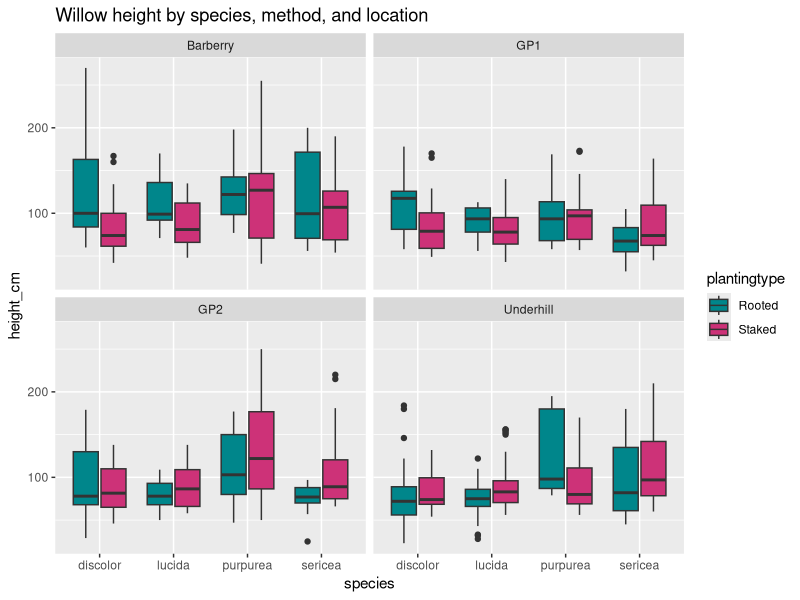
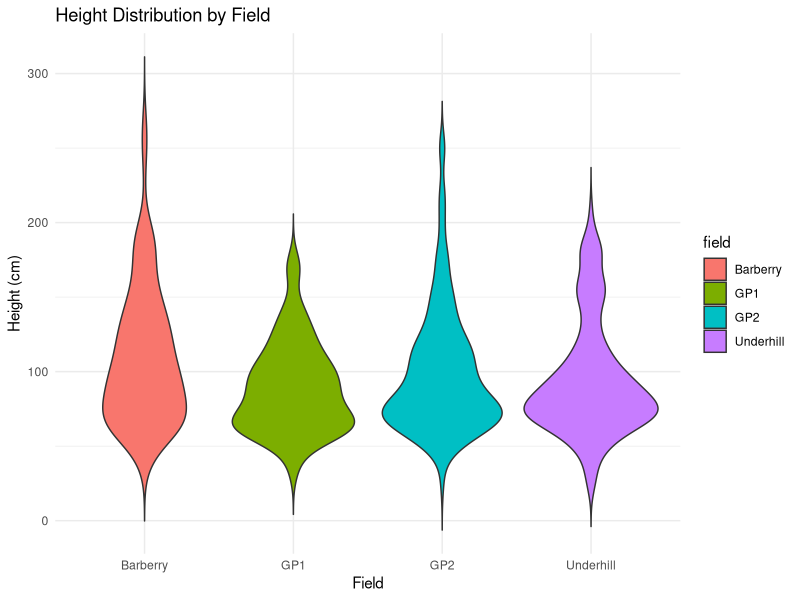
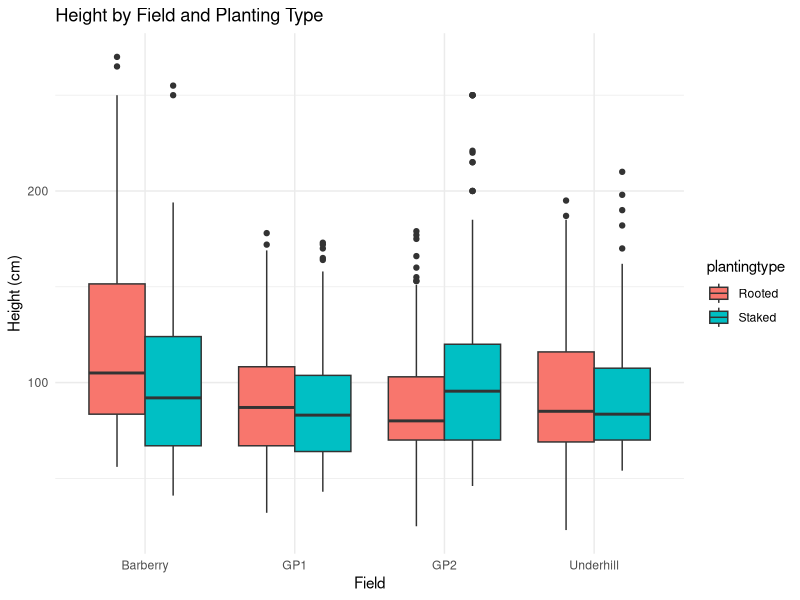
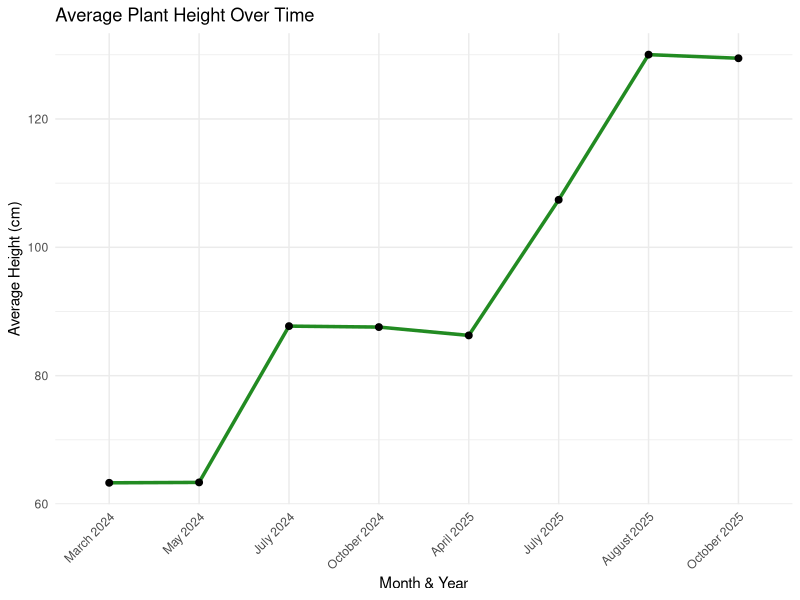
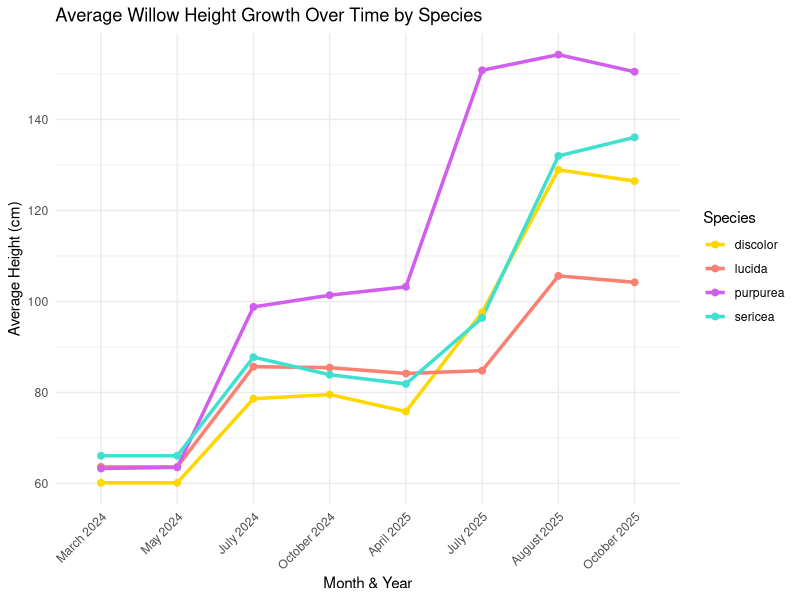
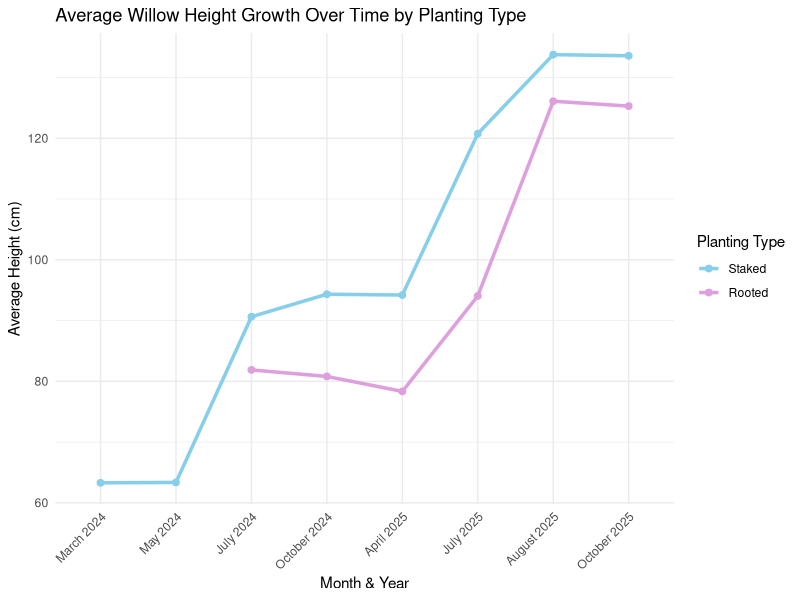
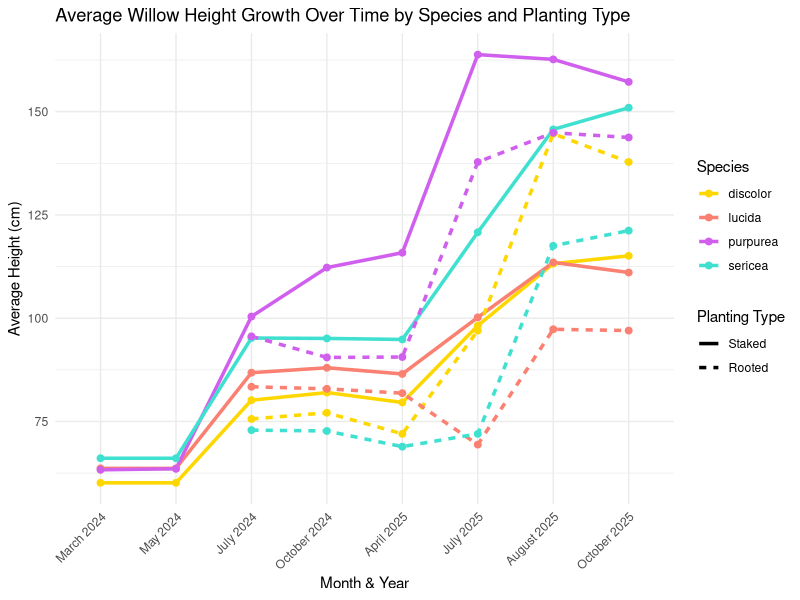
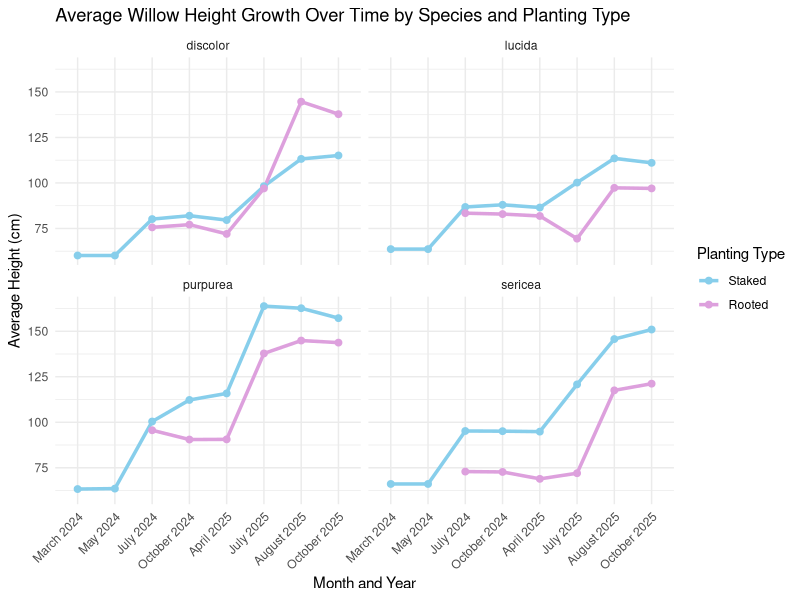

The R script that drew these images, in order:
# Set location to read in data
setwd("C:/Users/leahm/OneDrive/Desktop/Trustees/R Studio")

# Read in data
willowperform <- read.csv("Willow Performance Data(TidyData).csv")

# Add libraries (first is for plots, second is for editing data)
library(ggplot2)
library(dplyr)


# New column combining month and year
willowperform$month_year <- paste(willowperform$month, willowperform$year)


# Remove unnecessary columns
willowperform <- willowperform %>%
  select(-protected, -death, -browse, -X, -X.1)


# Plot: Willow height by all factors
ggplot(willowperform, aes(x = species, y = height_cm, fill = plantingtype)) +
  geom_boxplot() +
  facet_wrap(~ field) +
  scale_fill_manual(
    values = c("Rooted" = "turquoise4", "Staked" = "violetred3")) +
  labs(title = "Willow height by species, method, and location")


# Plot: Violin graph of height distribution by field
ggplot(willowperform, aes(x = field, y = height_cm, fill = field)) +
  geom_violin(trim = FALSE) +
  labs(title = "Height Distribution by Field",
       x = "Field", y = "Height (cm)") +
  theme_minimal()


# Plot: Height by field and planting type
ggplot(willowperform, aes(x = field, y = height_cm, fill = plantingtype)) +
  geom_boxplot(position = position_dodge()) +
  labs(title = "Height by Field and Planting Type",
       x = "Field", y = "Height (cm)") +
  theme_minimal()



# GROWTH OVER TIME


# Reorder
willowperform <- willowperform %>%
  mutate(
    month_year   = factor(month_year, levels = c(
      "March 2024", "May 2024", "July 2024", "October 2024", 
      "April 2025", "July 2025", "August 2025", "October 2025"
    )),
    plantingtype = factor(plantingtype, levels = c("Staked", "Rooted")),
    field        = factor(field, levels = c("GP1", "GP2", "Barberry", "Underhill"))
  )



# BY HEIGHT


# Height overtime
ggplot(willowperform, aes(x = month_year, y = height_cm, group = 1)) +
  stat_summary(fun = mean, geom = "line", linewidth = 1.2, color = "forestgreen") +    
  stat_summary(fun = mean, geom = "point", size = 2) + 
  labs(title = "Average Plant Height Over Time",
       x = "Month & Year", y = "Average Height (cm)") +
  theme_minimal() +
  theme(axis.text.x = element_text(angle = 45, hjust = 1))



# Height by species
ggplot(willowperform, aes(x = month_year, y = height_cm, 
                          color = species, group = species)) +
  stat_summary(fun = mean, geom = "line", linewidth = 1.2) +    
  stat_summary(fun = mean, geom = "point", size = 2) +     
  scale_color_manual(values = c( "discolor"= "gold",
                                 "lucida" = "salmon",
                                 "purpurea" = "mediumorchid2",
                                 "sericea"  = "turquoise")) +
  labs(title = "Average Willow Height Growth Over Time by Species",
       x = "Month & Year",
       y = "Average Height (cm)",
       color = "Species") +
  theme_minimal() +
  theme(axis.text.x = element_text(angle = 45, hjust = 1))



# Height by planting type
ggplot(willowperform, aes(x = month_year, y = height_cm, 
                        color = plantingtype, group = plantingtype)) +
  stat_summary(fun = mean, geom = "line", linewidth = 1.2) +    
  stat_summary(fun = mean, geom = "point", size = 2) +  
  scale_color_manual(values = c( "Staked"= "skyblue","Rooted" = "plum")) +
  labs(
    title = "Average Willow Height Growth Over Time by Planting Type",
    x = "Month & Year",
    y = "Average Height (cm)",
    color = "Planting Type"
  ) +
  theme_minimal() +
  theme(axis.text.x = element_text(angle = 45, hjust = 1))




# Species & Planting type
ggplot(willowperform, aes(x = month_year, y = height_cm, 
                          color = species, linetype = plantingtype, group = interaction(species, plantingtype))) +
  stat_summary(fun = mean, geom = "line", size = 1.2) +    
  stat_summary(fun = mean, geom = "point", size = 2) +     
  scale_color_manual(values = c( "discolor"= "gold",
                                 "lucida" = "salmon",
                                 "purpurea" = "mediumorchid2",
                                 "sericea"  = "turquoise")) +
  labs(title = "Average Willow Height Growth Over Time by Species and Planting Type",
       x = "Month & Year",
       y = "Average Height (cm)",
       color = "Species",
       linetype = "Planting Type") +
  theme_minimal() +
  theme(axis.text.x = element_text(angle = 45, hjust = 1))


# Species and plantingtype - facet by species
ggplot(willowperform, aes(x = month_year, y = height_cm, 
                          color = plantingtype, group = plantingtype)) +
  stat_summary(fun = mean, geom = "line", linewidth = 1.2) +    
  stat_summary(fun = mean, geom = "point", size = 2) +     
  facet_wrap(~ species) + 
  scale_color_manual(values = c( "Staked"= "skyblue","Rooted" = "plum")) +
  labs(title = "Average Willow Height Growth Over Time by Species and Planting Type",
       x = "Month and Year",
       y = "Average Height (cm)",
       color = "Planting Type") +
  theme_minimal() +
  theme(axis.text.x = element_text(angle = 45, hjust = 1))




# Height by field
ggplot(willowperform, aes(x = month_year, y = height_cm, 
                          color = field, group = field)) +
  stat_summary(fun = mean, geom = "line", size = 1.2) +    
  stat_summary(fun = mean, geom = "point", size = 2) +     
  scale_color_manual(values = c( "GP1"= "darkorange1",
                                 "GP2" = "violetred2",
                                 "Barberry" = "royalblue",
                                 "Underhill"  = "darkolivegreen3")) +
  labs(title = "Average Willow Height Growth Over Time by Field",
       x = "Month & Year",
       y = "Average Height (cm)",
       color = "Field") +
  theme_minimal() +
  theme(axis.text.x = element_text(angle = 45, hjust = 1))


# Height overtime by Field & Planting type
ggplot(willowperform, aes(x = month_year, y = height_cm, 
                          color = field, linetype = plantingtype, group = interaction(field, plantingtype))) +
  stat_summary(fun = mean, geom = "line", linewidth = 1.2) +    
  stat_summary(fun = mean, geom = "point", size = 2) +     
  scale_color_manual(values = c( "GP1"= "darkorange1",
                                 "GP2" = "violetred2",
                                 "Barberry" = "royalblue",
                                 "Underhill"  = "darkolivegreen3")) +
  labs(title = "Average Willow Height Growth Over Time by Field and Planting type",
       x = "Month & Year",
       y = "Average Height (cm)",
       color = "Field") +
  theme_minimal() +
  theme(axis.text.x = element_text(angle = 45, hjust = 1))



# Field and planting type - facet by field
ggplot(willowperform, aes(x = month_year, y = height_cm, 
                          color = plantingtype, group = plantingtype)) +
  stat_summary(fun = mean, geom = "line", size = 1.2) +    
  stat_summary(fun = mean, geom = "point", size = 2) +     
  facet_wrap(~ field) + 
  scale_color_manual(values = c( "Staked"= "skyblue","Rooted" = "plum")) +
  labs(title = "Average Willow Height Growth Over Time by Field and Planting type",
       x = "Month & Year",
       y = "Average Height (cm)",
       color = "Planting type") +
  theme_minimal() +
  theme(axis.text.x = element_text(angle = 45, hjust = 1))






# Average Height overtime by field and species
ggplot(willowperform, aes(x = month_year, y = height_cm, 
                          color = species, group = species)) +
  stat_summary(fun = mean, geom = "line", size = 1.2) +    
  stat_summary(fun = mean, geom = "point", size = 2) +     
  facet_wrap(~ field) + 
  scale_color_manual(values = c( "discolor"= "gold",
                                 "lucida" = "salmon",
                                 "purpurea" = "mediumorchid2",
                                 "sericea"  = "turquoise")) +
  labs(title = "Average Willow Height Growth Over Time by Field and Species",
       x = "Month & Year",
       y = "Average Height (cm)",
       color = "Species") +
  theme_minimal() +
  theme(axis.text.x = element_text(angle = 45, hjust = 1))


# Swap field and species
ggplot(willowperform, aes(x = month_year, y = height_cm, 
                          color = field, group = field)) +
  stat_summary(fun = mean, geom = "line", size = 1.2) +    
  stat_summary(fun = mean, geom = "point", size = 2) +     
  facet_wrap(~ species) + 
  scale_color_manual(values = c( "GP1"= "darkorange1",
                                 "GP2" = "violetred2",
                                 "Barberry" = "royalblue",
                                 "Underhill"  = "darkolivegreen3")) +
  labs(title = "Average Willow Height Growth Over Time by Species and Field",
       x = "Month & Year",
       y = "Average Height (cm)",
       color = "Field") +
  theme_minimal() +
  theme(axis.text.x = element_text(angle = 45, hjust = 1))






# Define standard error function for error bars
se_function <- function(x) {
  sd(x, na.rm = TRUE) / sqrt(length(x[!is.na(x)]))
}

# Plot: Willow Height Growth Over Time by Species and Field
ggplot(willowperform, aes(x = month_year, y = height_cm,
                          color = species,
                          group = interaction(species, field))) +
  
  # Mean line
  stat_summary(fun = mean, geom = "line", size = 0.8) +
  
  # Mean point
  stat_summary(fun = mean, geom = "point", size = 1.5) +
  
  # Error bars (± SE)
  stat_summary(fun.data = function(y) {
    data.frame(
      y = mean(y, na.rm = TRUE),
      ymin = mean(y, na.rm = TRUE) - se_function(y),
      ymax = mean(y, na.rm = TRUE) + se_function(y)
    )
  }, geom = "errorbar", width = 0.2, aes(color = NULL), color = "grey30", size = 0.4) +
scale_color_manual(values = c(
  "discolor"= "gold",
  "lucida" = "salmon",
  "purpurea" = "mediumorchid2",
  "sericea"  = "turquoise"
)) +
  labs(title = "Willow Height Growth Over Time by Species and Field",
       x = "Month and Year",
       y = "Height (cm)",
       color = "Species") +
  
  theme_minimal(base_size = 13) +
  facet_wrap(~ field) +
  theme(
    panel.grid.minor = element_blank(),
    axis.text.x = element_text(angle = 45, hjust = 1),
    legend.position = "right",
    plot.title = element_text(face = "bold", size = 14)
  )



# Adding library to fix date
library(lubridate)

# Turn month and year into a readable date
willowperform <- willowperform %>%
  mutate(date_real = ymd(paste(year, month, "01")))

# Plot: Willows Average Height Overtime (Correctly spaced out)
ggplot(willowperform, aes(
  x = date_real,
  y = height_cm,
  color = species,
  linetype = plantingtype,
  group = interaction(species, plantingtype)
)) +
  stat_summary(fun = mean, geom = "line", size = 1.2) +
  stat_summary(fun = mean, geom = "point", size = 2) +
  facet_wrap(~ field) +
  scale_x_date(date_labels = "%b %Y", date_breaks = "3 months") +
  scale_color_manual(values = c(
    "discolor"= "gold",
    "lucida" = "salmon",
    "purpurea" = "mediumorchid2",
    "sericea"  = "turquoise"
  )) +
  labs(title = "Willows Average Height Overtime",
    x = "Date",
    y = "Average Height (cm)",
    color = "Species",
    linetype = "Planting Type"
  ) +
  theme_minimal(base_size = 13) +
  theme(axis.text.x = element_text(angle = 45, hjust = 1))






# Summarize data by height & field
height_field <- willowperform %>%
  group_by(month_year, field) %>%
  summarise(mean_height = mean(height_cm, na.rm = TRUE))

# Plot: Average height overtime by field
ggplot(height_field, aes(x = month_year, y = mean_height, 
                         color = field, group = field)) +
  geom_line(size = 1) +
  geom_point() +
  scale_color_manual(values = c( "GP1"= "darkorange1",
                                 "GP2" = "violetred2",
                                 "Barberry" = "royalblue",
                                 "Underhill"  = "darkolivegreen3")) +
  labs(
    title = "Average Willow Height Over Time by Field",
    x = "Month / Year",
    y = "Average Height (cm)",
    color = "Field"
  ) +
  theme_minimal() +
  theme(axis.text.x = element_text(angle = 45, hjust = 1))



# Summarize data by height and planting type
height_type <- willowperform %>%
  group_by(month_year, plantingtype) %>%
  summarise(mean_height = mean(height_cm, na.rm = TRUE))

# Plot: Height by planting type
ggplot(height_type, aes(x = month_year, y = mean_height, 
                        color = plantingtype, group = plantingtype)) +
  geom_line(size = 1) +
  geom_point() +
  scale_color_manual(values = c( "Staked"= "skyblue","Rooted" = "plum")) +
  labs(
    title = "Average Willow Height Over Time by Planting Type",
    x = "Month / Year",
    y = "Average Height (cm)",
    color = "Planting Type"
  ) +
  theme_minimal() +
  theme(axis.text.x = element_text(angle = 45, hjust = 1))



# BY STEM COUNT


# Summarize data by stems & field
stems_field <- willowperform %>%
  group_by(month_year, field) %>%
  summarise(mean_stems = mean(stems, na.rm = TRUE))

# Plot: Stems by field overtime
ggplot(stems_field, aes(x = month_year, y = mean_stems, 
                        color = field, group = field)) +
  geom_line(size = 1) +
  geom_point() +
  scale_color_manual(values = c( "GP1"= "darkorange1",
                                 "GP2" = "violetred2",
                                 "Barberry" = "royalblue",
                                 "Underhill"  = "darkolivegreen3")) + 
 labs(title = "Average Number of Stems Over Time by Field",
    x = "Month / Year",
    y = "Average Number of Stems",
    color = "Field") +
  theme_minimal() +
  theme(axis.text.x = element_text(angle = 45, hjust = 1))


# Summarize data by stems & planting type
stems_type <- willowperform %>%
  group_by(month_year, plantingtype) %>%
  summarise(mean_stems = mean(stems, na.rm = TRUE))

# Plot: Stems by planting type overtime
ggplot(stems_type, aes(x = month_year, y = mean_stems, 
                       color = plantingtype, group = plantingtype)) +
  geom_line(size = 1) +
  geom_point() +
  scale_color_manual(values = c( "Staked"= "skyblue","Rooted" = "plum")) +
  labs(
    title = "Average Number of Stems Over Time by Planting Type",
    x = "Month / Year",
    y = "Average Number of Stems",
    color = "Planting Type"
  ) +
  theme_minimal() +
  theme(axis.text.x = element_text(angle = 45, hjust = 1))


stems_species <- willowperform %>%
  group_by(month_year, species) %>%
  summarise(mean_stems = mean(stems, na.rm = TRUE))

# Plot: Stems by species overtime
ggplot(stems_species, aes(x = month_year, y = mean_stems, 
                        color = species, group = species)) +
  geom_line(size = 1) +
  geom_point() +
  scale_color_manual(values = c("discolor"= "gold","lucida" = "salmon",
    "purpurea" = "mediumorchid2","sericea"  = "turquoise")) +
  labs(
    title = "Average Number of Stems Over Time by Species",
    x = "Month / Year",
    y = "Average Number of Stems",
    color = "Species"
  ) +
  theme_minimal() +
  theme(axis.text.x = element_text(angle = 45, hjust = 1))




# AGE

# Fix date column to classify as date
willowperform$date <- as.Date(willowperform$date, format = "%m/%d/%Y")

# New table with planting dates
start_dates <- willowperform %>%
  group_by(field, plantingtype, species) %>%
  summarise(start_date = min(date, na.rm = TRUE)) %>%
  ungroup()

# New table combining age dates
willow_age <- willowperform %>%
  left_join(start_dates, by = c("field", "species", "plantingtype"))

# Calculating age by days, weeks, and months
willow_age <- willow_age %>%
  mutate(age_days = as.numeric(difftime(date, start_date, units = "days")),
         age_weeks = age_days / 7,
         age_months = age_days / 30.44)

# Plot: Height by age (weeks)
ggplot(willow_age, aes(x = age_weeks, y = height_cm,
                       color = species, linetype = plantingtype)) +
  stat_summary(fun = mean, geom = "line", size = 1.2) +
  facet_wrap(~ field) +
  scale_color_manual(values = c(
    "discolor"= "gold",
    "lucida" = "salmon",
    "purpurea" = "mediumorchid2",
    "sericea"  = "turquoise"
  )) +
  labs(title = "Willow Height Growth by Age (Weeks)",
       x = "Age (weeks since first measurement)",
       y = "Height (cm)",
       color = "Species",
       linetype = "Planting Type") +
  theme_minimal(base_size = 13)
